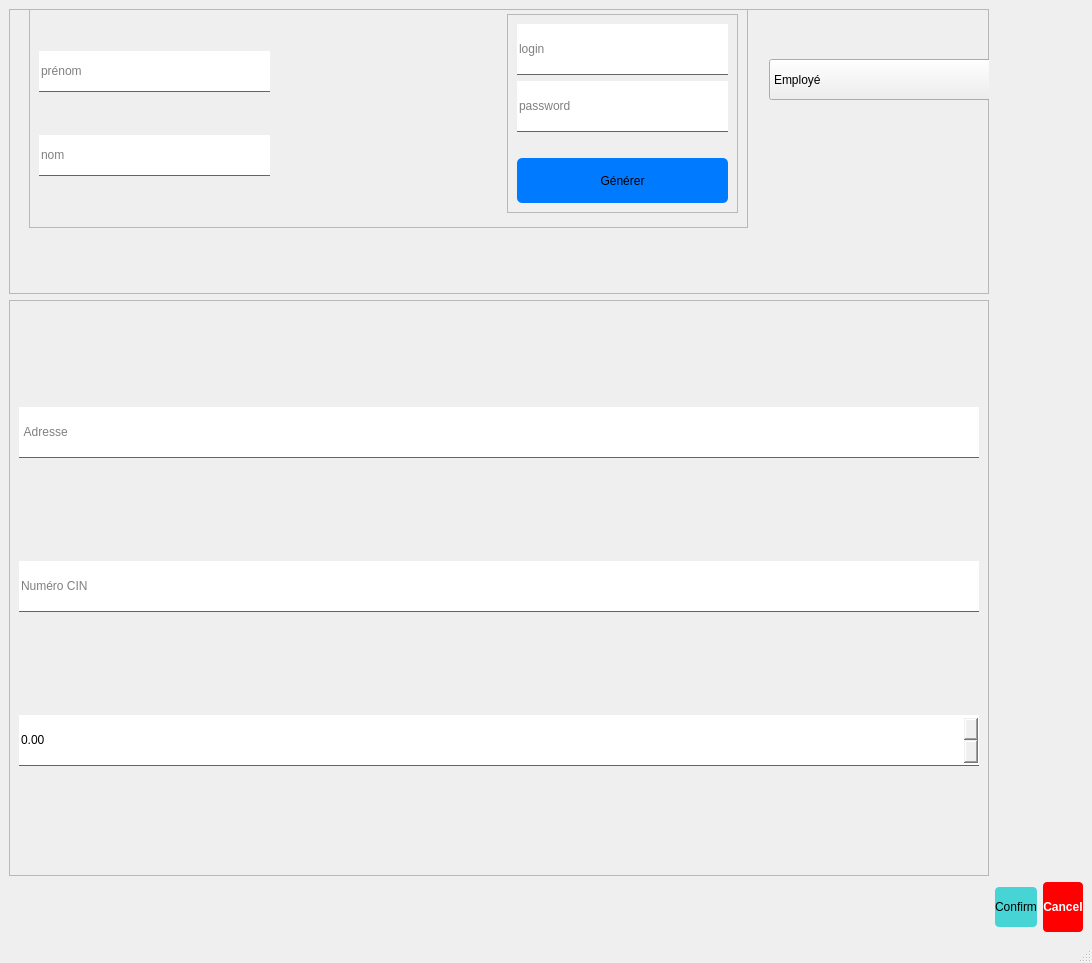
<?xml version="1.0" encoding="UTF-8"?>
<ui version="4.0">
 <class>MainWindow</class>
 <widget class="QMainWindow" name="MainWindow">
  <property name="geometry">
   <rect>
    <x>0</x>
    <y>0</y>
    <width>1092</width>
    <height>963</height>
   </rect>
  </property>
  <property name="windowTitle">
   <string>MainWindow</string>
  </property>
  <property name="styleSheet">
   <string notr="true"/>
  </property>
  <widget class="QWidget" name="centralwidget">
   <layout class="QGridLayout" name="gridLayout_6">
    <item row="0" column="0">
     <layout class="QGridLayout" name="gridLayout_5">
      <item row="1" column="0" rowspan="2">
       <widget class="QFrame" name="frame_4">
        <property name="styleSheet">
         <string notr="true"/>
        </property>
        <property name="frameShape">
         <enum>QFrame::StyledPanel</enum>
        </property>
        <property name="frameShadow">
         <enum>QFrame::Raised</enum>
        </property>
        <layout class="QGridLayout" name="gridLayout_4">
         <item row="4" column="0">
          <widget class="QDoubleSpinBox" name="salary">
           <property name="styleSheet">
            <string notr="true">height: 50px;
border: 0;
border-bottom: 1px solid rgb(100,100,100)</string>
           </property>
           <property name="maximum">
            <double>99999999.000000000000000</double>
           </property>
          </widget>
         </item>
         <item row="2" column="0">
          <widget class="QLineEdit" name="adresse">
           <property name="styleSheet">
            <string notr="true">height: 50px;
border: 0;
border-bottom: 1px solid rgb(100,100,100)</string>
           </property>
           <property name="placeholderText">
            <string> Adresse</string>
           </property>
          </widget>
         </item>
         <item row="3" column="0">
          <widget class="QLineEdit" name="cin">
           <property name="styleSheet">
            <string notr="true">height: 50px;
border: 0;
border-bottom: 1px solid rgb(100,100,100)</string>
           </property>
           <property name="text">
            <string/>
           </property>
           <property name="cursorPosition">
            <number>0</number>
           </property>
           <property name="placeholderText">
            <string>Numéro CIN</string>
           </property>
          </widget>
         </item>
        </layout>
       </widget>
      </item>
      <item row="3" column="2">
       <widget class="QPushButton" name="cancelBtnEmp">
        <property name="styleSheet">
         <string notr="true">background-color: red;
color: white;
font-weight: bold;
border: 0;
border-radius: 4px;
height: 50px;</string>
        </property>
        <property name="text">
         <string>Cancel</string>
        </property>
       </widget>
      </item>
      <item row="0" column="0">
       <widget class="QFrame" name="frame_2">
        <property name="styleSheet">
         <string notr="true"/>
        </property>
        <property name="frameShape">
         <enum>QFrame::StyledPanel</enum>
        </property>
        <property name="frameShadow">
         <enum>QFrame::Raised</enum>
        </property>
        <widget class="QFrame" name="frame_5">
         <property name="geometry">
          <rect>
           <x>20</x>
           <y>-10</y>
           <width>719</width>
           <height>229</height>
          </rect>
         </property>
         <property name="styleSheet">
          <string notr="true"/>
         </property>
         <property name="frameShape">
          <enum>QFrame::StyledPanel</enum>
         </property>
         <property name="frameShadow">
          <enum>QFrame::Raised</enum>
         </property>
         <layout class="QGridLayout" name="gridLayout">
          <item row="0" column="2">
           <widget class="QFrame" name="frame_6">
            <property name="styleSheet">
             <string notr="true"/>
            </property>
            <property name="frameShape">
             <enum>QFrame::StyledPanel</enum>
            </property>
            <property name="frameShadow">
             <enum>QFrame::Raised</enum>
            </property>
            <layout class="QGridLayout" name="gridLayout_2">
             <item row="0" column="0">
              <layout class="QHBoxLayout" name="horizontalLayout_5">
               <item>
                <widget class="QLineEdit" name="login">
                 <property name="styleSheet">
                  <string notr="true">height: 50px;
border: 0;
border-bottom: 1px solid rgb(100,100,100)</string>
                 </property>
                 <property name="placeholderText">
                  <string>login</string>
                 </property>
                </widget>
               </item>
              </layout>
             </item>
             <item row="3" column="0">
              <widget class="QPushButton" name="genererPass">
               <property name="styleSheet">
                <string notr="true">background-color: #007bff;
border: 0;
border-radius: 5px;
height: 25px;
padding: 10px;</string>
               </property>
               <property name="text">
                <string>Générer</string>
               </property>
              </widget>
             </item>
             <item row="1" column="0">
              <layout class="QHBoxLayout" name="horizontalLayout_6">
               <item>
                <widget class="QLineEdit" name="mdp">
                 <property name="styleSheet">
                  <string notr="true">height: 50px;
border: 0;
border-bottom: 1px solid rgb(100,100,100)</string>
                 </property>
                 <property name="readOnly">
                  <bool>true</bool>
                 </property>
                 <property name="placeholderText">
                  <string>password</string>
                 </property>
                </widget>
               </item>
              </layout>
             </item>
             <item row="2" column="0">
              <spacer name="horizontalSpacer">
               <property name="orientation">
                <enum>Qt::Horizontal</enum>
               </property>
               <property name="sizeHint" stdset="0">
                <size>
                 <width>40</width>
                 <height>20</height>
                </size>
               </property>
              </spacer>
             </item>
            </layout>
           </widget>
          </item>
          <item row="0" column="1">
           <spacer name="horizontalSpacer_2">
            <property name="orientation">
             <enum>Qt::Horizontal</enum>
            </property>
            <property name="sizeHint" stdset="0">
             <size>
              <width>40</width>
              <height>20</height>
             </size>
            </property>
           </spacer>
          </item>
          <item row="0" column="0">
           <layout class="QVBoxLayout" name="verticalLayout">
            <item>
             <widget class="QLineEdit" name="prenom">
              <property name="styleSheet">
               <string notr="true">height: 40px;
border: 0;
border-bottom: 1px solid rgb(100,100,100)</string>
              </property>
              <property name="placeholderText">
               <string>prénom</string>
              </property>
             </widget>
            </item>
            <item>
             <widget class="QLineEdit" name="nom">
              <property name="styleSheet">
               <string notr="true">height: 40px;
border: 0;
border-bottom: 1px solid rgb(100,100,100)</string>
              </property>
              <property name="placeholderText">
               <string>nom</string>
              </property>
             </widget>
            </item>
           </layout>
          </item>
         </layout>
        </widget>
        <widget class="QComboBox" name="choix_admin">
         <property name="geometry">
          <rect>
           <x>760</x>
           <y>50</y>
           <width>241</width>
           <height>41</height>
          </rect>
         </property>
         <property name="styleSheet">
          <string notr="true"/>
         </property>
         <item>
          <property name="text">
           <string>Employé</string>
          </property>
         </item>
         <item>
          <property name="text">
           <string>Admin</string>
          </property>
         </item>
        </widget>
       </widget>
      </item>
      <item row="3" column="1">
       <widget class="QPushButton" name="valider_btn_emp">
        <property name="styleSheet">
         <string notr="true">background-color: rgb(71, 212, 212);
border: 0;
border-radius: 4px;
height: 40px;</string>
        </property>
        <property name="text">
         <string>Confirm</string>
        </property>
       </widget>
      </item>
     </layout>
    </item>
   </layout>
  </widget>
  <widget class="QMenuBar" name="menubar">
   <property name="geometry">
    <rect>
     <x>0</x>
     <y>0</y>
     <width>1092</width>
     <height>26</height>
    </rect>
   </property>
  </widget>
  <widget class="QStatusBar" name="statusbar"/>
 </widget>
 <resources/>
 <connections/>
</ui>
